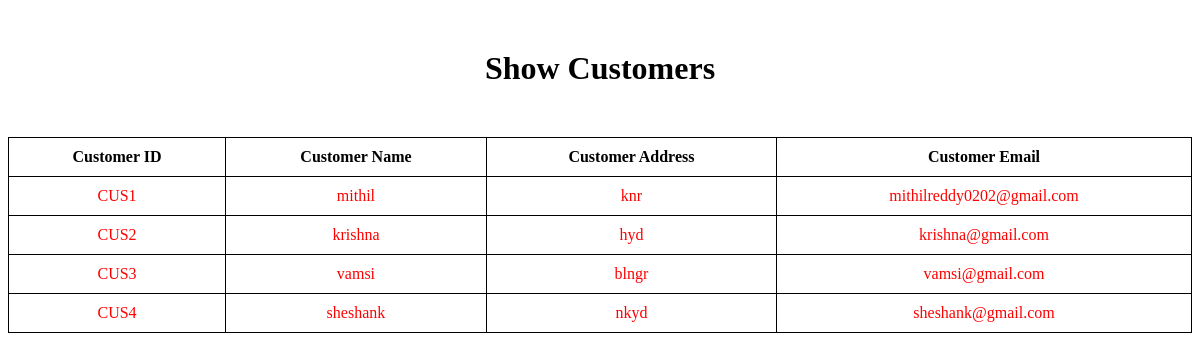
The page /show-customers on the database its author committed.
### tables this page shows
CREATE TABLE customer(customer_id varchar(30),customer_name varchar(40),customer_addr varchar(50),customer_mail varchar(50));

### app.py (the view)
@app.route('/show-customers')
def customer_show():
    conn = sqlite3.connect('ims.db')
    cn = conn.cursor()
    cn.execute("select * from customer")
    data = []
    for i in cn.fetchall():
        customer = {}
        customer['customer_id']= i[0]
        customer['customer_name'] = i[1]
        customer['customer_addr'] = i[2]
        customer['customer_mail'] = i[3]
        data.append(customer)
    print(data)
    return render_template('showcustomers.html',data = data)

### templates/showcustomers.html (shortened to what this page needs)
<!DOCTYPE html>
<html>
<head>
</head>
<body>
    <h1>Show Customers</h1>
    <div class="table-container fade-in">
        <table>
            <tr>
                <th>Customer ID</th>
                <th>Customer Name</th>
                <th>Customer Address</th>
                <th>Customer Email</th>
            </tr>
            {% for customer in data %}
                <tr>
                    <td>{{ customer.customer_id }}</td>
                    <td>{{ customer.customer_name }}</td>
                    <td>{{ customer.customer_addr }}</td>
                    <td>{{ customer.customer_mail }}</td>
                </tr>
            {% endfor %}
        </table>
    </div>
</body>
</html>

### templates/showcustomers.html (style rules this page uses)
body { background-image: url("https://wallpaperaccess.com/full/2374139.jpg"); background-size: cover; background-position: unset; background-repeat: no-repeat; backface-visibility: visible; }
h1 { text-align: center; margin-top: 50px; color: #000000; }
.table-container { margin-top: 50px; text-align: center; }
table { width: 100%; border-collapse: collapse; }
th { padding: 10px; border: 1px solid #000000; color: #000000; }
td { padding: 10px; border: 1px solid #000000; color: #ff0000; background-color: #ffffff; }
th { background-color: #ffffff; }
.fade-in { animation: fadeIn 1s ease-in-out; }

### rows shown on the page
customer: customer_id "CUS1", customer_name "mithil", customer_addr "knr", customer_mail "mithilreddy0202@gmail.com"
customer: customer_id "CUS2", customer_name "krishna", customer_addr "hyd", customer_mail "krishna@gmail.com"
customer: customer_id "CUS3", customer_name "vamsi", customer_addr "blngr", customer_mail "vamsi@gmail.com"
customer: customer_id "CUS4", customer_name "sheshank", customer_addr "nkyd", customer_mail "sheshank@gmail.com"
